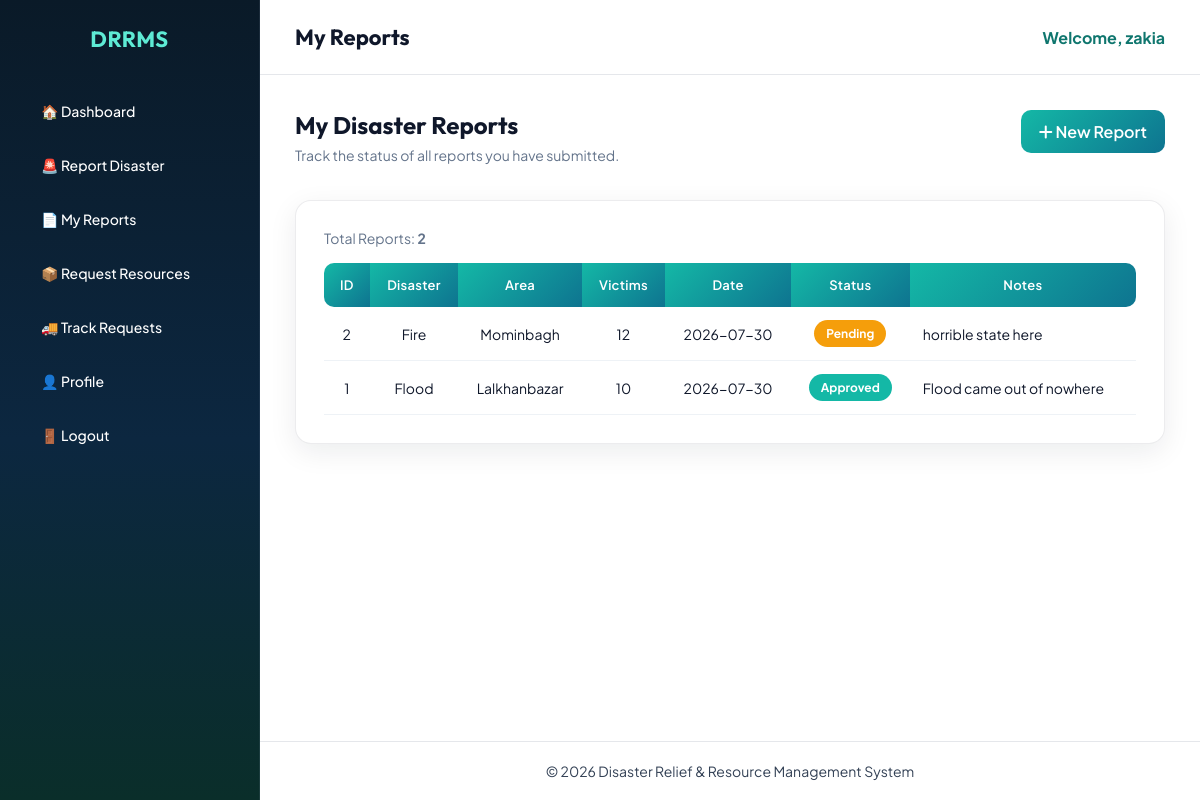
/victim/my_reports.php (signed in), run on the app's committed database.
### tables this page shows
CREATE TABLE `disaster_report` (
  `report_id` int(11) NOT NULL,
  `victim_id` int(11) NOT NULL,
  `area_name` varchar(100) NOT NULL,
  `disaster_type` enum('Flood','Fire','Cyclone','Earthquake','Landslide','Storm','Others') NOT NULL,
  `number_of_victims` int(11) NOT NULL,
  `report_date` date NOT NULL,
  `notes` text DEFAULT NULL,
  `status` enum('Pending','Approved') NOT NULL DEFAULT 'Pending'
);

### victim/my_reports.php (the view, shortened to what this page needs)
<?php
include("../config/database.php");
$user_id = (int)$_SESSION['user_id'];
$getVictim = mysqli_query($conn, "
SELECT victim_id
FROM victim
WHERE user_id='$user_id'
");
$victim = mysqli_fetch_assoc($getVictim);
$victim_id = (int)$victim['victim_id'];
$sql = mysqli_query($conn, "
SELECT *
FROM disaster_report
WHERE victim_id='$victim_id'
ORDER BY report_id DESC
");
$total = mysqli_num_rows($sql);
?>
<!DOCTYPE html>
<html lang="en">
<head>
<link rel="stylesheet" href="../css/admin.css">
<link rel="stylesheet" href="https://cdnjs.cloudflare.com/ajax/libs/font-awesome/6.7.2/css/all.min.css">
</head>
<body>
<div class="dashboard">
<?php include("../includes/victim_sidebar.php"); ?>
<div class="main-content">
<?php include("../includes/victim_header.php"); ?>
<div class="content">
<div class="page-head">
    <div>
        <h2>My Disaster Reports</h2>
        <p class="page-sub">Track the status of all reports you have submitted.</p>
    </div>
    <a href="report_disaster.php" class="btn">
        <i class="fa-solid fa-plus"></i> New Report
    </a>
</div>
<div class="table-box">
<div class="table-meta">
    <span>Total Reports: <strong><?php echo (int)$total; ?></strong></span>
</div>
<?php if($total > 0){ ?>
<div class="table-responsive">
<table>
<tr>
    <th>ID</th>
    <th>Disaster</th>
    <th>Area</th>
    <th>Victims</th>
    <th>Date</th>
    <th>Status</th>
    <th>Notes</th>
</tr>
<?php while($row = mysqli_fetch_assoc($sql)){
    $status = $row['status'];
    $statusClass = strtolower(str_replace(' ', '-', $status));
?>
<tr>
    <td><?php echo (int)$row['report_id']; ?></td>
    <td><?php echo htmlspecialchars($row['disaster_type']); ?></td>
    <td><?php echo htmlspecialchars($row['area_name']); ?></td>
    <td><?php echo (int)$row['number_of_victims']; ?></td>
    <td><?php echo htmlspecialchars($row['report_date']); ?></td>
    <td>
        <span class="status-badge status-<?php echo htmlspecialchars($statusClass); ?>">
            <?php echo htmlspecialchars($status); ?>
        </span>
    </td>
    <td class="notes-cell" title="<?php echo htmlspecialchars($row['notes']); ?>">
        <?php echo htmlspecialchars($row['notes']); ?>
    </td>
</tr>
<?php } ?>
</table>
</div>
<?php } ?>
</div>
</div>
<?php include("../includes/admin_footer.php"); ?>
</div>
</div>
</body>
</html>

### css/admin.css (style rules this page uses)
:root { --bg-page:#eef4f7; --bg-deep:#061018; --bg-sidebar:#0a1a28; --primary:#14b8a6; --primary-deep:#0f766e; --accent:#f97316; --text:#0f172a; --muted:#64748b; --white:#ffffff; --border:rgba(15,23,42,.08); --gradient-primary:linear-gradient(135deg, #14b8a6 0%, #0e7490 100%); --gradient-accent:linear-gradient(135deg, #f97316 0%, #dc2626 100%); --gradient-sidebar: linear-gradient(180deg, #0a1a28 0%, #0c2740 55%, #0a2e2a 100%); --shadow:0 8px 28px rgba(15,23,42,.08); --font-display:'Outfit',sans-serif; --font-body:'Plus Jakarta Sans',sans-serif; }
* { margin:0; padding:0; box-sizing:border-box; font-family:var(--font-body); }
body { background:#ffffff; color:var(--text); }
h1,h2,h3,.sidebar h2 { font-family:var(--font-display); }
.dashboard { display:flex; min-height:100vh; background:#ffffff; }
.main-content { margin-left:260px; width:calc(100% - 260px); min-height:100vh; background:#ffffff; display:flex; flex-direction:column; }
.content { padding:35px; background:#ffffff; color:#0f172a; flex:1 0 auto; }
.content h2 { color:#0f172a; }
.table-box { margin-top:36px; background:var(--white); border-radius:16px; padding:28px; border:1px solid var(--border); box-shadow:var(--shadow); }
table { width:100%; border-collapse:collapse; }
table th { background:var(--gradient-primary); color:white; padding:14px; font-weight:600; font-size:13px; letter-spacing:.02em; }
table th:first-child { border-radius:10px 0 0 10px; }
table th:last-child { border-radius:0 10px 10px 0; }
table td { padding:13px; border-bottom:1px solid #eef2f6; text-align:center; font-size:14px; color:#0f172a; background:#ffffff; }
.content form button, .table-box button, a.btn, .btn { background:var(--gradient-primary); color:white; border:none; border-radius:10px; padding:11px 18px; cursor:pointer; font-weight:600; font-family:var(--font-body); text-decoration:none; display:inline-block; transition:.25s; }
.page-head { display:flex; justify-content:space-between; align-items:flex-start; gap:20px; margin-bottom:28px; flex-wrap:wrap; }
.page-head h2 { margin:0 0 6px; color:#0f172a; }
.page-sub { color:#64748b; margin:0; font-size:14px; }
.table-meta { margin-bottom:16px; color:#64748b; font-size:14px; }
.table-responsive { width:100%; overflow-x:auto; }
.notes-cell { max-width:220px; white-space:nowrap; overflow:hidden; text-overflow:ellipsis; text-align:left !important; }
.status-badge { display:inline-block; padding:6px 12px; border-radius:999px; font-size:12px; font-weight:700; color:#ffffff; }
.status-pending { background:#f59e0b; }
.status-approved { background:#14b8a6; }

### data on the page
disaster_report: report_id "2", disaster_type "Fire", area_name "Mominbagh", number_of_victims "12", report_date "2026-07-30", status "Pending", notes "horrible state here"
disaster_report: report_id "1", disaster_type "Flood", area_name "Lalkhanbazar", number_of_victims "10", report_date "2026-07-30", status "Approved", notes "Flood came out of nowhere"

### other printed values
$page_title "My Reports"
$_SESSION['name'] "zakia"
$total "2"
